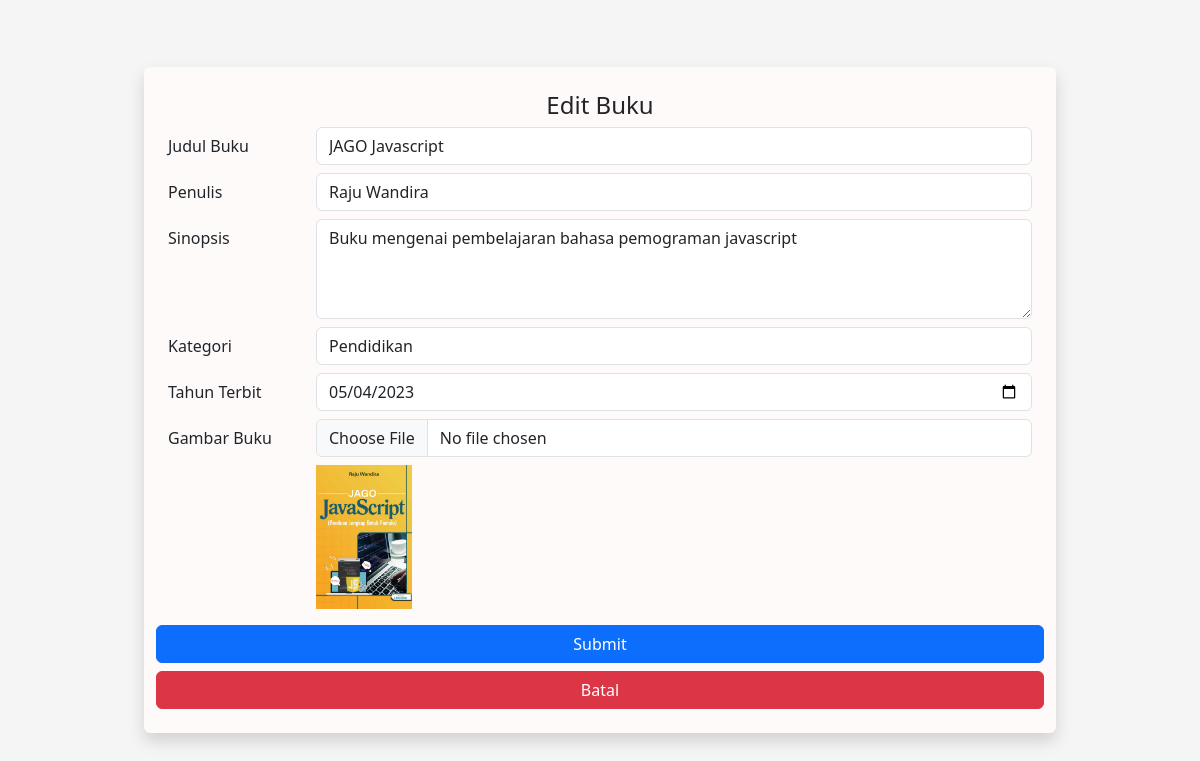
The page /edit.php?id=16&table=buku on the database its author committed.
### tables this page shows
CREATE TABLE `buku` (
  `kategori_buku_id` int DEFAULT NULL,
  `id_buku` int NOT NULL,
  `judul` varchar(255) DEFAULT NULL,
  `penulis` varchar(255) DEFAULT NULL,
  `sinopsis` text,
  `image` varchar(8000) DEFAULT NULL,
  `tahun_terbit` date DEFAULT NULL
);

CREATE TABLE `kategori_buku` (
  `kategori_buku_id` int NOT NULL,
  `name` varchar(255) DEFAULT NULL,
  `deskripsi` varchar(255) DEFAULT NULL
);

### function.php (called while the page is built, shortened)
<?php
$host = "localhost";
$username = "root";
$password = "";
$db = "kls_industri";
$conn = mysqli_connect($host, $username, $password, $db);
function getData($query) {
  global $conn;
  $result = mysqli_query($conn, $query);
  $rows = [];
  while($row = mysqli_fetch_assoc($result)){
    $rows[] = $row;
  }
  return $rows;
}

### edit.php (the view, shortened to what this page needs)
<?php
require "function.php";
$id = $_GET["id"];
$table = $_GET["table"];
if ($table === "buku") {
  $prevValue = getData("SELECT * FROM buku WHERE id_buku = $id")[0];
} else {
  $prevValue = getData("SELECT * FROM kategori_buku WHERE kategori_buku_id = $id")[0];
}
?>
<!DOCTYPE html>
<html lang="en">
<head>
  <link rel="stylesheet" href="Bootstrap/css/bootstrap.min.css">
</head>
<body style="background-color: whitesmoke;">
  <div class="container">
    <div class="row">
      <div style="background-color: snow;" class="col shadow rounded m-4 p-4">
        <form action="" method="post" enctype="multipart/form-data" class="d-flex flex-column justify-content-center">
          <h4 class="text-center">Edit <?= $table === 'buku' ? 'Buku' : 'Kategori' ?></h4>
          <?php if ($table === "buku"): ?>
            <div class="row mb-2">
              <label for="judul" class="col-sm-2 col-form-label">Judul Buku</label>
              <div class="col-sm-10">
                <input type="text" class="form-control" name="judul" value="<?= $prevValue["judul"] ?>">
              </div>
            </div>
            <div class="row mb-2">
              <label for="penulis" class="col-sm-2 col-form-label">Penulis</label>
              <div class="col-sm-10">
                <input type="text" class="form-control" name="penulis" value="<?= $prevValue["penulis"] ?>">
              </div>
            </div>
            <div class="row mb-2">
              <label for="sinopsis" class="col-sm-2 col-form-label">Sinopsis</label>
              <div class="col-sm-10">
                <textarea name="sinopsis" class="form-control" style="height: 100px;"><?= $prevValue["sinopsis"] ?></textarea>
              </div>
            </div>
            <div class="row mb-2">
              <label for="kategori_buku_id" class="col-sm-2 col-form-label">Kategori</label>
              <div class="col-sm-10">
                <select name="kategori_buku_id" class="form-control">
                  <?php
                  $categories = getData("SELECT * FROM kategori_buku");
                  foreach ($categories as $category):
                  ?>
                    <option value="<?= $category['kategori_buku_id'] ?>" <?= $category['kategori_buku_id'] == $prevValue["kategori_buku_id"] ? 'selected' : '' ?>>
                      <?= $category['name'] ?>
                    </option>
                  <?php endforeach; ?>
                </select>
              </div>
            </div>
            <div class="row mb-2">
              <label for="tahun_terbit" class="col-sm-2 col-form-label">Tahun Terbit</label>
              <div class="col-sm-10">
                <input type="date" class="form-control" name="tahun_terbit" value="<?= $prevValue["tahun_terbit"] ?>">
              </div>
            </div>
            <div class="row mb-2">
              <label for="gambar" class="col-sm-2 col-form-label">Gambar Buku</label>
              <div class="col-sm-10">
                <input type="file" class="form-control" name="gambar">
                <img src="upload/<?= $prevValue["image"] ?>" class="mt-2 img-fluid object-fit-cover" alt="">
              </div>
            </div>
          <?php endif; ?>
          <div class="row mb-2 mt-2">
            <button type="submit" name="submit" class="btn btn-primary">Submit</button>
          </div>
          <div class="row">
            <a href="index.php" class="btn btn-danger">Batal</a>
          </div>
        </form>
      </div>
    </div>
  </div>
</body>
</html>

### edit.php (style rules this page uses)
body { height: 100vh; display: flex; align-items: center; }
.container { width: 80%; }
img { height: 7rem; width: 6rem; }

### rows shown on the page
buku: judul "JAGO Javascript", penulis "Raju Wandira", sinopsis "Buku mengenai pembelajaran bahasa pemograman javascript", kategori_buku_id "Pendidikan", tahun_terbit "05/04/2023", image (picture)
